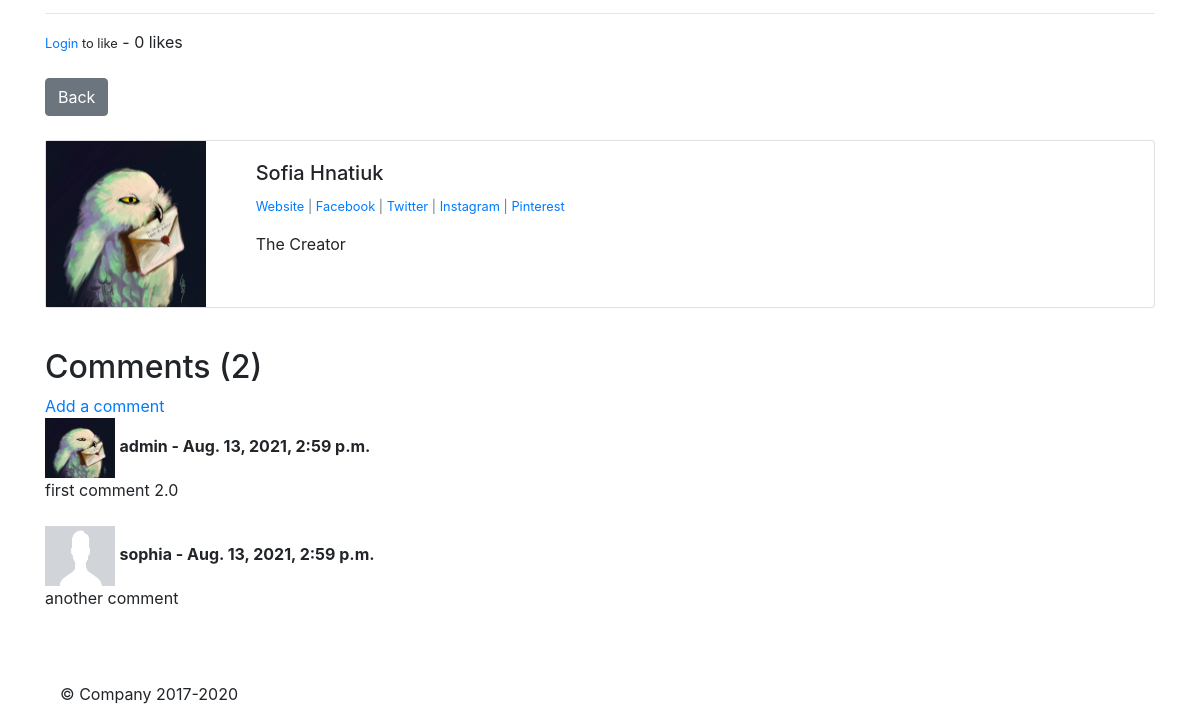
The app's page /blog/31/ (lower part), older data.
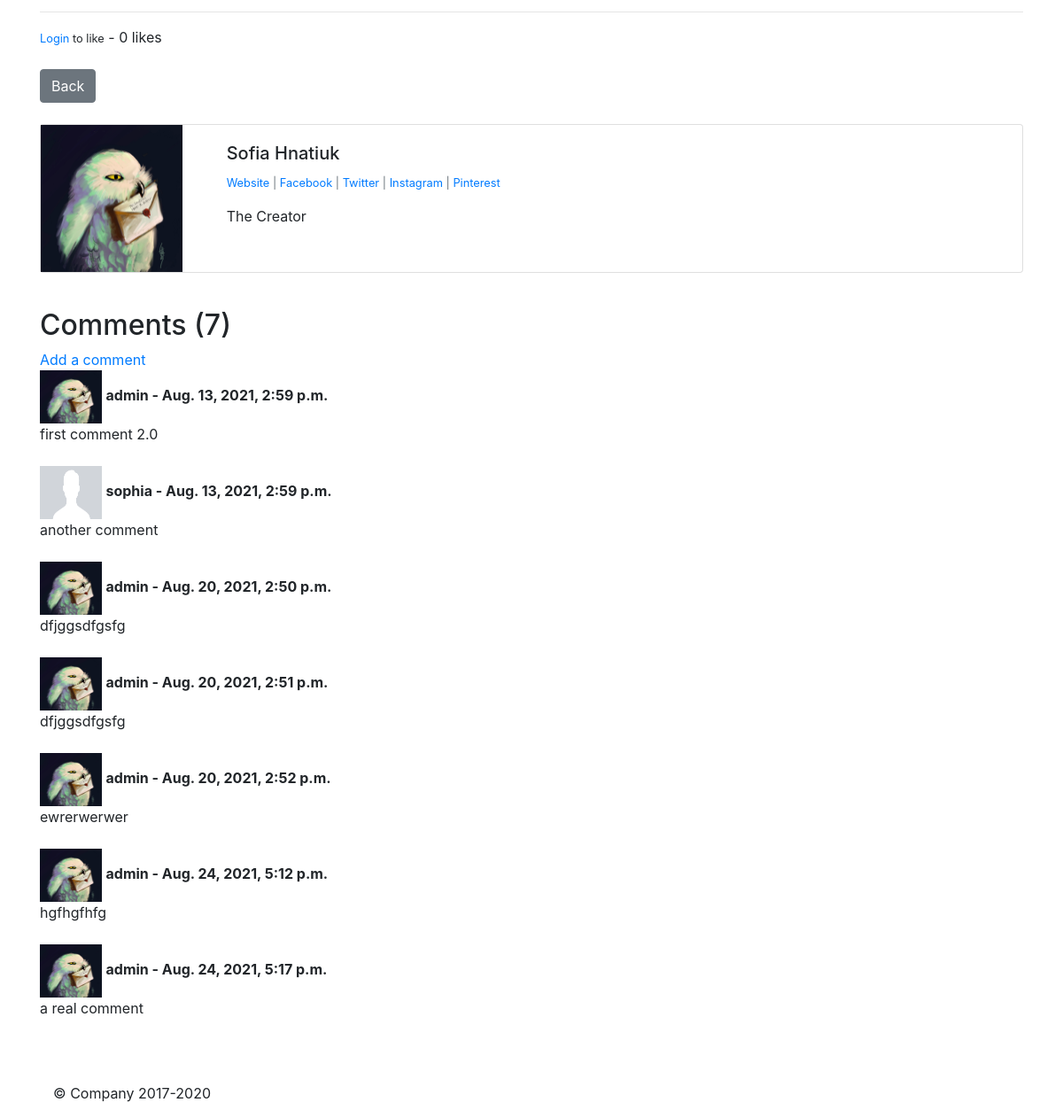
The same page, newer data.
### blog/models.py (models this page shows, shortened)
class Post(models.Model):
    post_title = models.CharField(max_length=100)
    header_image = models.ImageField(null=True, blank=True, upload_to='images')
    post_body = RichTextField(blank=True, null=True)
    pub_date = models.DateTimeField('date published')
    post_author = models.ForeignKey(settings.AUTH_USER_MODEL, on_delete=models.CASCADE, related_name='post_author')
    category = models.CharField(max_length=100, default='uncategorized')
    snippet = models.CharField(max_length=100)
    likes = models.ManyToManyField(User, related_name='blog_posts')
    def total_likes(self):
        return self.likes.count()
    def was_published_recently(self):
        now = timezone.now()
        return now - datetime.timedelta(days=1) <= self.pub_date <= now
    was_published_recently.admin_order_field = 'pub_date'
    was_published_recently.boolean = True
    was_published_recently.short_description = 'Published recently?'

class Profile(models.Model):
    user = models.OneToOneField(User, null=True, on_delete=models.CASCADE)
    bio = models.TextField()
    profile_pic = models.ImageField(null=True, blank=True, upload_to='images/profile')
    website_url = models.CharField(max_length=255, null=True, blank=True,)
    facebook_url = models.CharField(max_length=255, null=True, blank=True,)
    twitter_url = models.CharField(max_length=255, null=True, blank=True,)
    instagram_url = models.CharField(max_length=255, null=True, blank=True,)
    pinterest_url = models.CharField(max_length=255, null=True, blank=True,)

class Comment(models.Model):
    post = models.ForeignKey(Post,  related_name='comments', on_delete=models.CASCADE)
    name = models.ForeignKey(settings.AUTH_USER_MODEL, on_delete=models.CASCADE, related_name='name')
    body = models.TextField()
    date_added = models.DateTimeField(auto_now_add=True)

### blog/views.py (the view)
# urls.py: path('<int:pk>/', views.ArticleDetailView.as_view(), name='detail'),
class ArticleDetailView(DetailView):
    template_name = 'blog/detail.html'
    model = Post
    def get_context_data(self, *args, **kwargs):
        cat_menu = Category.objects.all()
        context = super(ArticleDetailView, self).get_context_data(*args, **kwargs)
        stuff = get_object_or_404(Post, id=self.kwargs['pk'])
        total_likes = stuff.total_likes()
        liked = False
        if stuff.likes.filter(id=self.request.user.id).exists():
            liked=True
        context['cat_menu'] = cat_menu
        context['total_likes'] = total_likes
        context['liked'] = liked
        return context

### blog/context_processors.py (called while the page is built)
def basetest(request):
    cat_list = Category.objects.values_list("category_name", flat=True)
    return {
        'testname': cat_list
    }

### blog/templates/blog/detail.html (shortened to what this page needs)
{% extends 'blog/base.html' %}
{% load static %}
{% block main_content %}
<h1><strong>{{ post.post_title }}</strong></h1>
<br/><br/>
<hr>
<form action="{% url 'blog:like_post' post.pk %}"
      method="POST">
    {% if user.is_authenticated %}
        {% if liked %}
            <button type="submit", name="post_id", value="{{ post.id }}",
                class="btn btn-danger btn-sm">Unlike</button>
        {% else %}
            <button type="submit", name="post_id", value="{{ post.id }}",
                class="btn btn-primary btn-sm">Like</button>
        {% endif %}
    {% else %}
        <small><a href="{% url 'accounts:login'%}">Login </a>to like</small>
    {% endif %}
    - {{total_likes}} likes
</form>
<br/>
<a href="{% url 'blog:index'%}" class="btn btn-secondary">Back</a>
<br/><br/>
<div class="card mb-3">
  <div class="row g-0">
    <div class="col-md-2">
        {% if post.post_author.profile.profile_pic %}
            <img src="{{post.post_author.profile.profile_pic.url}}" class="img-fluid rounded-start" alt="...">
        {% else %}
            <img src="{% static 'blog/images/default.png' %}" class="img-fluid rounded-start" alt="...">
        {% endif %}
    </div>
    <div class="col-md-10">
      <div class="card-body">
        <h5 class="card-title">{{post.post_author.first_name}} {{post.post_author.last_name}}</h5>
        <p class="small text-muted">
            {% if post.post_author.profile.website_url%}
                <a href="{{post.post_author.profile.website_url}}">Website </a>
            {% endif %}
            {% if post.post_author.profile.facebook_url%}
                | <a href="{{post.post_author.profile.facebook_url}}">Facebook</a>
            {% endif %}
            {% if post.post_author.profile.twitter_url%}
               | <a href="{{post.post_author.profile.twitter_url}}">Twitter</a>
            {% endif %}
             {% if post.post_author.profile.instagram_url%}
               | <a href="{{post.post_author.profile.instagram_url}}">Instagram</a>
            {% endif %}
            {% if post.post_author.profile.pinterest_url%}
               | <a href="{{post.post_author.profile.pinterest_url}}">Pinterest</a>
            {% endif %}
        </p>
        <p class="card-text">{{post.post_author.profile.bio}}</p>
      </div>
    </div>
  </div>
</div>
{% if not post.comments.all %}
    No comments yet <a href="{% url 'blog:comment_new' post.pk%}">Add one</a>
{% else %}
    <br/>
    <div class="media-list">
        <h2>Comments ({{post.comments.all.count}})</h2>
        <a href="{% url 'blog:comment_new' post.pk%}">Add a comment</a>
        {% for comment in post.comments.all %}
            <div>
                {% if comment.name.profile.profile_pic %}
                    <img src="{{comment.name.profile.profile_pic.url}}" width=70px height=60px alt="...">
                {% else %}
                    <img src="{% static 'blog/images/default.png' %}" width=70px height=60px alt="...">
                {% endif %}
                <strong>{{ comment.name }} -
                    {{comment.date_added}}</strong>
                <br/>
                {{ comment.body }}
                <br/><br/>
            {% endfor %}
            </div>
    </div>
    <br/><br/>
{% endif %}
{% endblock %}

### blog/templates/blog/base.html (shortened to what this page needs)
<!DOCTYPE html>
{% load static %}
<html lang="en">
<head>
    <link rel="stylesheet" type="text/css" href="/static/blog/css/style.css">
    <link rel="stylesheet" href="https://cdn.jsdelivr.net/npm/bootstrap@4.5.3/dist/css/bootstrap.min.css">
</head>
<body>
    <div class="container"
         {% block main_content %}
         {% endblock %}
    </div>
    {% include "blog/footer.html" %}
</body>
</html>

### blog/templates/blog/footer.html
<footer class="container">
  <p>&copy; Company 2017-2020</p>
</footer>

### blog/static/blog/css/style.css (style rules this page uses)
h5 { margin-top: 20px; }
body { color: darkslategray; font-size: 20px; }
a { color: royalblue; }

Row changes from the older to the newer data that the page shows:
computed for Post "Sofia": comments.all.count "2" → "7"
added Comment: name.profile.profile_pic (picture), name "admin", date_added "Aug. 20, 2021, 2:50 p.m.", body "dfjggsdfgsfg"
added Comment: name.profile.profile_pic (picture), name "admin", date_added "Aug. 20, 2021, 2:51 p.m.", body "dfjggsdfgsfg"
added Comment: name.profile.profile_pic (picture), name "admin", date_added "Aug. 20, 2021, 2:52 p.m.", body "ewrerwerwer"
added Comment: name.profile.profile_pic (picture), name "admin", date_added "Aug. 24, 2021, 5:12 p.m.", body "hgfhgfhfg"
added Comment: name.profile.profile_pic (picture), name "admin", date_added "Aug. 24, 2021, 5:17 p.m.", body "a real comment"
